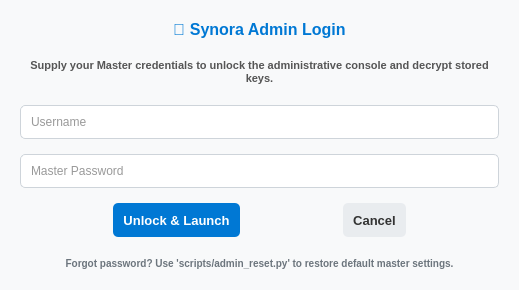
<?xml version="1.0" encoding="UTF-8"?>
<ui version="4.0">
 <class>UserLoginDialog</class>
 <widget class="QDialog" name="UserLoginDialog">
  <property name="geometry">
   <rect>
    <x>0</x>
    <y>0</y>
    <width>519</width>
    <height>290</height>
   </rect>
  </property>
  <property name="windowTitle">
   <string>Synora Admin Login</string>
  </property>
  <property name="styleSheet">
   <string notr="true">QDialog {
    background-color: #f8f9fa;
    color: #333333;
}
QLabel {
    color: #333333;
}
QLineEdit {
    background-color: #ffffff;
    color: #333333;
    border: 1px solid #ced4da;
    border-radius: 5px;
    padding: 8px;
}
QPushButton {
    border: none;
    border-radius: 5px;
    padding: 10px;
    color: white;
    font-weight: bold;
}</string>
  </property>
  <layout class="QVBoxLayout" name="main_layout">
   <property name="spacing">
    <number>15</number>
   </property>
   <property name="leftMargin">
    <number>20</number>
   </property>
   <property name="topMargin">
    <number>20</number>
   </property>
   <property name="rightMargin">
    <number>20</number>
   </property>
   <property name="bottomMargin">
    <number>20</number>
   </property>
   <item>
    <widget class="QLabel" name="title_label">
     <property name="font">
      <font>
       <pointsize>-1</pointsize>
       <bold>true</bold>
      </font>
     </property>
     <property name="styleSheet">
      <string notr="true">font-size: 16px; font-weight: bold; color: #0078d4; margin-bottom: 5px;</string>
     </property>
     <property name="text">
      <string>🔑 Synora Admin Login</string>
     </property>
     <property name="alignment">
      <set>Qt::AlignmentFlag::AlignCenter</set>
     </property>
    </widget>
   </item>
   <item>
    <widget class="QLabel" name="desc_label">
     <property name="font">
      <font>
       <pointsize>-1</pointsize>
       <bold>true</bold>
      </font>
     </property>
     <property name="styleSheet">
      <string notr="true">color: #555555; font-size: 11px; margin-bottom: 5px;</string>
     </property>
     <property name="text">
      <string>Supply your Master credentials to unlock the administrative console and decrypt stored keys.</string>
     </property>
     <property name="alignment">
      <set>Qt::AlignmentFlag::AlignCenter</set>
     </property>
     <property name="wordWrap">
      <bool>true</bool>
     </property>
    </widget>
   </item>
   <item>
    <widget class="QLineEdit" name="txt_username">
     <property name="placeholderText">
      <string>Username</string>
     </property>
    </widget>
   </item>
   <item>
    <widget class="QLineEdit" name="txt_password">
     <property name="echoMode">
      <enum>QLineEdit::EchoMode::Password</enum>
     </property>
     <property name="placeholderText">
      <string>Master Password</string>
     </property>
    </widget>
   </item>
   <item>
    <layout class="QHBoxLayout" name="button_layout">
     <property name="spacing">
      <number>10</number>
     </property>
     <item>
      <spacer name="horizontalSpacer_2">
       <property name="orientation">
        <enum>Qt::Orientation::Horizontal</enum>
       </property>
       <property name="sizeHint" stdset="0">
        <size>
         <width>40</width>
         <height>20</height>
        </size>
       </property>
      </spacer>
     </item>
     <item>
      <widget class="QPushButton" name="btn_login">
       <property name="font">
        <font>
         <pointsize>10</pointsize>
         <bold>true</bold>
        </font>
       </property>
       <property name="styleSheet">
        <string notr="true">QPushButton {
    background-color: #0078d4;
}
QPushButton:hover {
    background-color: #106ebe;
}
QPushButton:pressed {
    background-color: #005a9e;
}</string>
       </property>
       <property name="text">
        <string>Unlock &amp;&amp; Launch</string>
       </property>
      </widget>
     </item>
     <item>
      <spacer name="horizontalSpacer">
       <property name="orientation">
        <enum>Qt::Orientation::Horizontal</enum>
       </property>
       <property name="sizeHint" stdset="0">
        <size>
         <width>40</width>
         <height>20</height>
        </size>
       </property>
      </spacer>
     </item>
     <item>
      <widget class="QPushButton" name="btn_cancel">
       <property name="font">
        <font>
         <pointsize>10</pointsize>
         <bold>true</bold>
        </font>
       </property>
       <property name="styleSheet">
        <string notr="true">QPushButton {
    background-color: #e9ecef;
    color: #333333;
}
QPushButton:hover {
    background-color: #dee2e6;
}
QPushButton:pressed {
    background-color: #ced4da;
}</string>
       </property>
       <property name="text">
        <string>Cancel</string>
       </property>
      </widget>
     </item>
     <item>
      <spacer name="horizontalSpacer_3">
       <property name="orientation">
        <enum>Qt::Orientation::Horizontal</enum>
       </property>
       <property name="sizeHint" stdset="0">
        <size>
         <width>40</width>
         <height>20</height>
        </size>
       </property>
      </spacer>
     </item>
    </layout>
   </item>
   <item>
    <widget class="QLabel" name="recovery_hint">
     <property name="font">
      <font>
       <pointsize>-1</pointsize>
       <bold>true</bold>
      </font>
     </property>
     <property name="styleSheet">
      <string notr="true">color: #6c757d; font-size: 10px; margin-top: 5px;</string>
     </property>
     <property name="text">
      <string>Forgot password? Use 'scripts/admin_reset.py' to restore default master settings.</string>
     </property>
     <property name="alignment">
      <set>Qt::AlignmentFlag::AlignCenter</set>
     </property>
     <property name="wordWrap">
      <bool>true</bool>
     </property>
    </widget>
   </item>
  </layout>
 </widget>
 <resources/>
 <connections/>
</ui>
